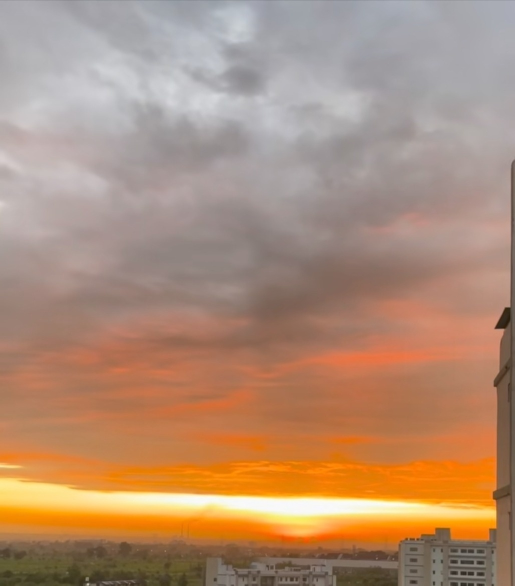
#> input picture reconstructed.jpg, 1030 x 1171 px (shown at 1/2 size)
$ python image_reconstructor.py reconstructed.jpg reconstructed.jpg out.png
#> lines starting #> are read from the running program, lines starting #| are printed output that depends on the picture
import cv2
import numpy as np
import sqlite3
import sys
import os
from pathlib import Path
from datetime import datetime


class ImageReconstructor:
    def __init__(self, db_name="image_reconstruction.db"):
        """Initialize the reconstructor with a database connection."""
        self.db_name = db_name
        self.conn = None
        self.cursor = None
        self.init_database()

    def init_database(self):
        """Initialize SQLite database with required tables."""
        self.conn = sqlite3.connect(self.db_name)
        self.cursor = self.conn.cursor()

        self.cursor.execute(
            """
            CREATE TABLE IF NOT EXISTS reconstructions (
                id INTEGER PRIMARY KEY AUTOINCREMENT,
                image1_path TEXT NOT NULL,
                image2_path TEXT NOT NULL,
                output_path TEXT NOT NULL,
                created_at TIMESTAMP DEFAULT CURRENT_TIMESTAMP,
                status TEXT,
                method TEXT
            )
        """
        )

        self.cursor.execute(
            """
            CREATE TABLE IF NOT EXISTS reconstruction_metadata (
                id INTEGER PRIMARY KEY AUTOINCREMENT,
                reconstruction_id INTEGER,
                keypoints_found INTEGER,
                matches_found INTEGER,
                confidence REAL,
                FOREIGN KEY (reconstruction_id)
                    REFERENCES reconstructions(id)
            )
        """
        )

        self.conn.commit()

    def load_images(self, image1_path, image2_path):
        """Load two images from file paths."""
        if not os.path.exists(image1_path):
            raise FileNotFoundError(
                f"Image 1 not found: {image1_path}"
            )
        if not os.path.exists(image2_path):
            raise FileNotFoundError(
                f"Image 2 not found: {image2_path}"
            )

        img1 = cv2.imread(image1_path)
        img2 = cv2.imread(image2_path)

        if img1 is None or img2 is None:
            raise ValueError("Could not load one or both images")

        return img1, img2

    def detect_features(self, img1, img2):
        """Detect features using SIFT or ORB."""
        gray1 = cv2.cvtColor(img1, cv2.COLOR_BGR2GRAY)
        gray2 = cv2.cvtColor(img2, cv2.COLOR_BGR2GRAY)

        try:
            sift = cv2.SIFT_create()
            kp1, des1 = sift.detectAndCompute(gray1, None)
            kp2, des2 = sift.detectAndCompute(gray2, None)
            method = "SIFT"
        except cv2.error:
            orb = cv2.ORB_create(nfeatures=5000)
            kp1, des1 = orb.detectAndCompute(gray1, None)
            kp2, des2 = orb.detectAndCompute(gray2, None)
            method = "ORB"

        return kp1, des1, kp2, des2, method

    def match_features(self, des1, des2, method):
        """Match features between two images."""
        if method == "SIFT":
            FLANN_INDEX_KDTREE = 1
            index_params = dict(algorithm=FLANN_INDEX_KDTREE, trees=5)
            search_params = dict(checks=50)
            matcher = cv2.FlannBasedMatcher(index_params, search_params)
        else:
            matcher = cv2.BFMatcher(cv2.NORM_HAMMING, crossCheck=False)

        matches = matcher.knnMatch(des1, des2, k=2)

        good_matches = []
        for match_pair in matches:
            if len(match_pair) == 2:
                m, n = match_pair
                if m.distance < 0.7 * n.distance:
                    good_matches.append(m)

        return good_matches

    def stitch_horizontal(self, img1, img2, kp1, kp2, matches):
        """Stitch images horizontally based on matched features."""
        if len(matches) < 4:
            raise ValueError(
                f"Not enough matches found: {len(matches)}. "
                "Images may not be related."
            )

        src_pts = np.float32(
            [kp1[m.queryIdx].pt for m in matches]
        ).reshape(-1, 1, 2)
        dst_pts = np.float32(
            [kp2[m.trainIdx].pt for m in matches]
        ).reshape(-1, 1, 2)

        H, mask = cv2.findHomography(src_pts, dst_pts, cv2.RANSAC, 5.0)

        height1, width1 = img1.shape[:2]
        height2, width2 = img2.shape[:2]

        corners1 = np.float32(
            [[0, 0], [0, height1], [width1, height1], [width1, 0]]
        ).reshape(-1, 1, 2)
        corners1_transformed = cv2.perspectiveTransform(corners1, H)

        corners2 = np.float32(
            [[0, 0], [0, height2], [width2, height2], [width2, 0]]
        ).reshape(-1, 1, 2)

        all_corners = np.concatenate(
            (corners1_transformed, corners2), axis=0
        )

        [x_min, y_min] = np.int32(all_corners.min(axis=0).ravel() - 0.5)
        [x_max, y_max] = np.int32(all_corners.max(axis=0).ravel() + 0.5)

        translation = np.array(
            [[1, 0, -x_min], [0, 1, -y_min], [0, 0, 1]]
        )

        result = cv2.warpPerspective(
            img1, translation.dot(H), (x_max - x_min, y_max - y_min)
        )
        result[-y_min : height2 - y_min, -x_min : width2 - x_min] = img2

        return result, len(matches)

    # [14 lines left out: function simple_concatenate, not called in this run]

    def reconstruct(
        self, image1_path, image2_path, output_path="reconstructed.jpg"
    ):
        """Main reconstruction method."""
        print(f"Loading images...")
        img1, img2 = self.load_images(image1_path, image2_path)
#> in load_images, img1 is the input picture: shape (1171, 1030, 3); mean B, G, R 117.7, 142.1, 176.3

        print(f"Detecting features...")
        kp1, des1, kp2, des2, method = self.detect_features(img1, img2)
#> in detect_features, `gray1 = cv2.cvtColor(img1, cv2.COLOR_BGR2GRAY)`:
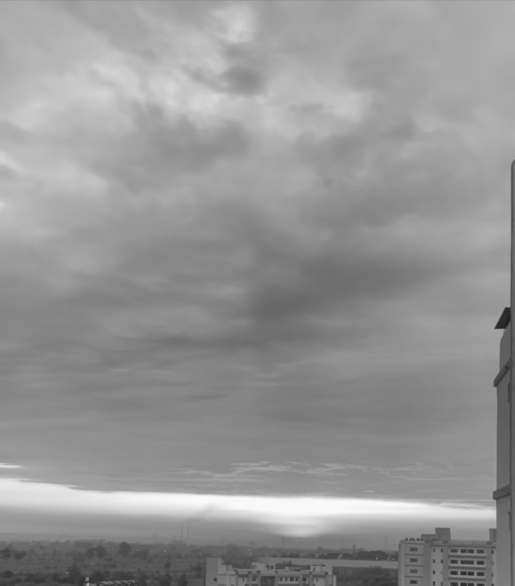
#> gray1: shape (1171, 1030) (shown at 1/2 size); min 26, max 252, mean 149.6
#> in detect_features, `kp1, des1 = sift.detectAndCompute(gray1, None)`: kp1 = 230 keypoints; strongest (x, y, size): (176, 1168, 2.6), (1005, 647, 15.6), (997, 652, 8.5), (1014, 622, 10.6)
#> in detect_features, `kp2, des2 = sift.detectAndCompute(gray2, None)`: kp2 has the same summary as kp1
#> kp2 has the same summary as kp1 in detect_features; method = 'SIFT'
        print(f"Method: {method}")
#| Method: SIFT
        print(f"Keypoints - Image1: {len(kp1)}, Image2: {len(kp2)}")
#| Keypoints - Image1: 230, Image2: 230

        print(f"Matching features...")
        matches = self.match_features(des1, des2, method)
#> in match_features, `matches = matcher.knnMatch(des1, des2, k=2)`: matches = 230 matches
#> matches = 230 matches
        print(f"Good matches found: {len(matches)}")
#| Good matches found: 230

        try:
            if len(matches) >= 10:
                print("Stitching with feature matching...")
                result, match_count = self.stitch_horizontal(
                    img1, img2, kp1, kp2, matches
                )
#> in stitch_horizontal, `src_pts = np.float32( [kp1[m.queryIdx].pt for m in matches] ).reshape(..`: src_pts = 230 rows, first 8: [134.3, 1145.4], [134.3, 1145.4], [174.2, 1157.8], [174.2, 1157.8], [175.8, 1168.1], [181.5, 1162.2], [221.2, 1164.9], [224.1, 1167]
#> in stitch_horizontal, `dst_pts = np.float32( [kp2[m.trainIdx].pt for m in matches] ).reshape(..`: dst_pts has the same summary as src_pts
#> in stitch_horizontal, `H, mask = cv2.findHomography(src_pts, dst_pts, cv2.RANSAC, 5.0)`: H = [[1, -3.2e-15, 1.46e-12], [2.47e-15, 1, -7.55e-13], [1.76e-18, -5.37e-18, 1]]; mask = 230 values from 1 to 1
#> in stitch_horizontal, `corners1_transformed = cv2.perspectiveTransform(corners1, H)`: corners1_transformed = [[1.46e-12, -7.55e-13], [-2.29e-12, 1171], [1030, 1171], [1030, 1.79e-12]]
#> in stitch_horizontal, `all_corners = np.concatenate( (corners1_transformed, corners2), axis=0 )`: all_corners = [[1.46e-12, -7.55e-13], [-2.29e-12, 1171], [1030, 1171], [1030, 1.79e-12], [0, 0], [0, 1171], [1030, 1171], [1030, 0]]
#> in stitch_horizontal, `[x_min, y_min] = np.int32(all_corners.min(axis=0).ravel() - 0.5)`: x_min = 0
#> in stitch_horizontal, `[x_max, y_max] = np.int32(all_corners.max(axis=0).ravel() + 0.5)`: x_max = 1030; y_max = 1171
#> in stitch_horizontal, `translation = np.array( [[1, 0, -x_min], [0, 1, -y_min], [0, 0, 1]] )`: translation = [[1, 0, 0], [0, 1, 0], [0, 0, 1]]
#> match_count = 230
                status = "success_feature_matching"
            else:
                print(
                    "Not enough matches. Using simple concatenation..."
                )
                result = self.simple_concatenate(img1, img2)
                match_count = len(matches)
                status = "success_concatenation"

            cv2.imwrite(output_path, result)
            print(f"✓ Reconstructed image saved to: {output_path}")

            self.save_to_database(
                image1_path,
                image2_path,
                output_path,
                status,
                method,
                len(kp1) + len(kp2),
                match_count,
            )

            return result

        except Exception as e:
            print(f"Error during reconstruction: {e}")
            status = "failed"
            self.save_to_database(
                image1_path, image2_path, output_path, status, method, 0, 0
            )
            raise

    def save_to_database(
        self,
        img1_path,
        img2_path,
        output_path,
        status,
        method,
        keypoints,
        matches,
    ):
        """Save reconstruction information to database."""
        self.cursor.execute(
            """
            INSERT INTO reconstructions
            (image1_path, image2_path, output_path, status, method)
            VALUES (?, ?, ?, ?, ?)
        """,
            (img1_path, img2_path, output_path, status, method),
        )

        reconstruction_id = self.cursor.lastrowid

        self.cursor.execute(
            """
            INSERT INTO reconstruction_metadata
            (reconstruction_id, keypoints_found, matches_found, confidence)
            VALUES (?, ?, ?, ?)
        """,
            (
                reconstruction_id,
                keypoints,
                matches,
                matches / max(keypoints, 1) if keypoints > 0 else 0,
            ),
        )

        self.conn.commit()

    # [16 lines left out: function get_history, not called in this run]

    def close(self):
        """Close database connection."""
        if self.conn:
            self.conn.close()


# [15 lines left out: function print_usage, not called in this run]


if __name__ == "__main__":
    if len(sys.argv) < 3:
        print_usage()
        print("ERROR: Please provide two image paths!\n")
        sys.exit(1)

    image1_path = sys.argv[1]
    image2_path = sys.argv[2]
    output_path = sys.argv[3] if len(sys.argv) > 3 else "reconstructed.jpg"

    reconstructor = ImageReconstructor()

    try:
        result = reconstructor.reconstruct(
            image1_path, image2_path, output_path
        )

        print("\n" + "=" * 60)
        print("✓ RECONSTRUCTION SUCCESSFUL!")
        print("=" * 60)

    except FileNotFoundError as e:
        print(f"\n✗ ERROR: {e}\n")
        sys.exit(1)
    except Exception as e:
        print(f"\n✗ ERROR: {e}\n")
        sys.exit(1)
    finally:
        reconstructor.close()

$ run again, with debug_bottom_selected.jpg copied over reconstructed.jpg
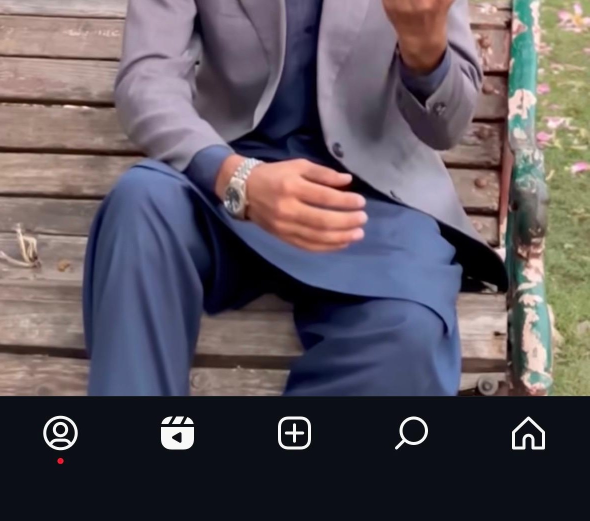
#> input picture debug_bottom_selected.jpg, 1179 x 1041 px (shown at 1/2 size)
#> in load_images, img1 is the input picture: shape (1041, 1179, 3); mean B, G, R 92.4, 84.9, 92.2
#> in detect_features, `gray1 = cv2.cvtColor(img1, cv2.COLOR_BGR2GRAY)`:
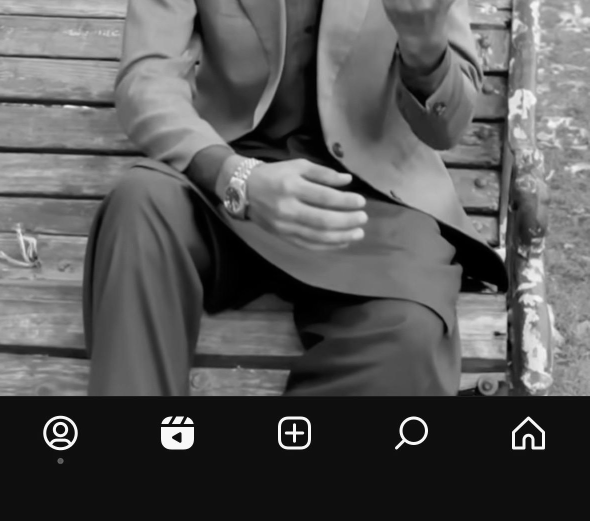
#> gray1: shape (1041, 1179) (shown at 1/2 size); min 0, max 255, mean 87.9
#> in detect_features, `kp1, des1 = sift.detectAndCompute(gray1, None)`: kp1 = 1043 keypoints; strongest (x, y, size): (377, 842, 8.2), (604, 866, 4.9), (574, 866, 4.9), (589, 851, 4.9)
#> in detect_features, `kp2, des2 = sift.detectAndCompute(gray2, None)`: kp2 has the same summary as kp1
#> in reconstruct, `kp1, des1, kp2, des2, method = self.detect_features(img1, img2)`: kp2 has the same summary as kp1 in detect_features; method = 'SIFT'
#| Method: SIFT
#| Keypoints - Image1: 1043, Image2: 1043
#> in match_features, `matches = matcher.knnMatch(des1, des2, k=2)`: matches = 1043 matches
#| Good matches found: 1043
#> src_pts = 1043 rows, first 8: [4.6, 54.08], [7.4, 207.6], [9.8, 539], [9.97, 683.6], [10.21, 503.8], [10.53, 126.5], [19.03, 509.9], [19.86, 676.2]
#> dst_pts has the same summary as src_pts
#> H = [[1, 2.95e-15, -1.88e-12], [-9.1e-16, 1, -9.38e-14], [-2.16e-18, 3.44e-18, 1]]; mask = 1043 values from 1 to 1
#> corners1_transformed = [[-1.88e-12, -9.38e-14], [1.19e-12, 1041], [1179, 1041], [1179, -1.17e-12]]
#> all_corners = [[-1.88e-12, -9.38e-14], [1.19e-12, 1041], [1179, 1041], [1179, -1.17e-12], [0, 0], [0, 1041], [1179, 1041], [1179, 0]]
#> x_min = 0
#> x_max = 1179; y_max = 1041
#> translation = [[1, 0, 0], [0, 1, 0], [0, 0, 1]]
#> match_count = 1043

$ run again, with debug_original_img1.jpg copied over reconstructed.jpg
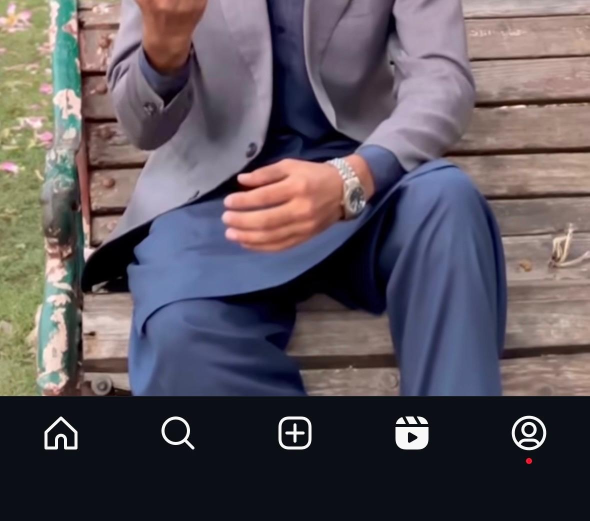
#> input picture debug_original_img1.jpg, 1179 x 1041 px (shown at 1/2 size)
#> in load_images, img1 is the input picture: shape (1041, 1179, 3); mean B, G, R 92.4, 84.9, 92.2
#> in detect_features, `gray1 = cv2.cvtColor(img1, cv2.COLOR_BGR2GRAY)`:
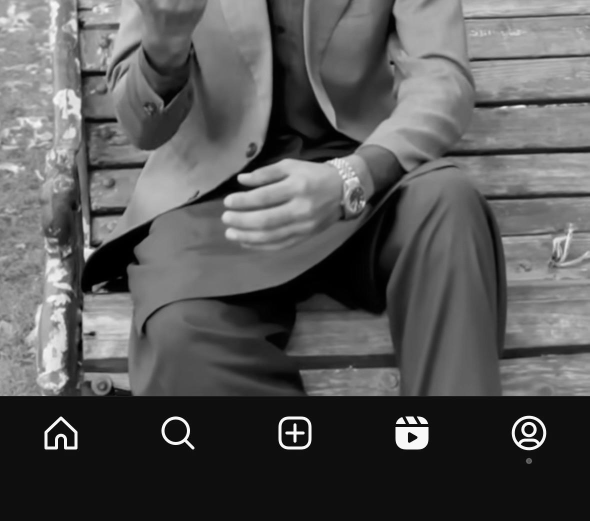
#> gray1: shape (1041, 1179) (shown at 1/2 size); min 0, max 255, mean 87.9
#> in detect_features, `kp1, des1 = sift.detectAndCompute(gray1, None)`: kp1 = 1019 keypoints; strongest (x, y, size): (605, 866, 4.9), (590, 851, 4.9), (575, 866, 4.9), (590, 881, 4.9)
#> in detect_features, `kp2, des2 = sift.detectAndCompute(gray2, None)`: kp2 has the same summary as kp1
#> in reconstruct, `kp1, des1, kp2, des2, method = self.detect_features(img1, img2)`: kp2 has the same summary as kp1 in detect_features; method = 'SIFT'
#| Method: SIFT
#| Keypoints - Image1: 1019, Image2: 1019
#> in match_features, `matches = matcher.knnMatch(des1, des2, k=2)`: matches = 1019 matches
#| Good matches found: 1019
#> src_pts = 1019 rows, first 8: [4.58, 430], [4.97, 286.3], [7.42, 57.8], [8.21, 515.9], [8.21, 515.9], [9.32, 64], [10.63, 30.26], [11.36, 295.2]
#> dst_pts has the same summary as src_pts
#> H = [[1, -1.51e-16, -8.01e-14], [1.05e-15, 1, -4.38e-13], [2.05e-18, -5.13e-19, 1]]; mask = 1019 values from 1 to 1
#> corners1_transformed = [[-8.01e-14, -4.38e-13], [-2.37e-13, 1041], [1179, 1041], [1179, 8.05e-13]]
#> all_corners = [[-8.01e-14, -4.38e-13], [-2.37e-13, 1041], [1179, 1041], [1179, 8.05e-13], [0, 0], [0, 1041], [1179, 1041], [1179, 0]]
#> x_min = 0
#> x_max = 1179; y_max = 1041
#> translation = [[1, 0, 0], [0, 1, 0], [0, 0, 1]]
#> match_count = 1019

$ run again, with debug_original_img2.jpg copied over reconstructed.jpg
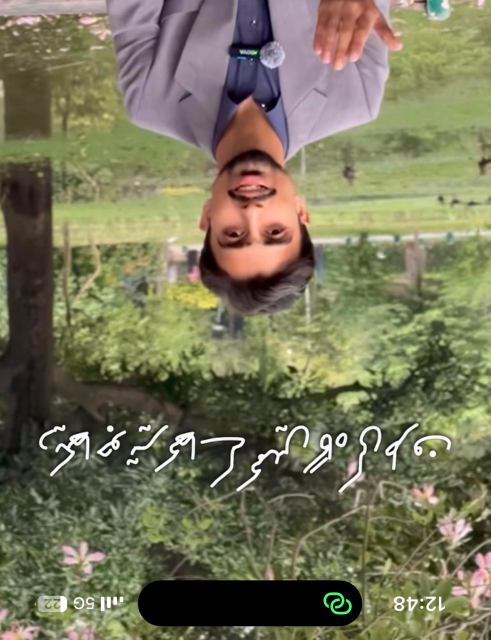
#> input picture debug_original_img2.jpg, 981 x 1280 px (shown at 1/2 size)
#> in load_images, img1 is the input picture: shape (1280, 981, 3); mean B, G, R 89.8, 117, 119.6
#> in detect_features, `gray1 = cv2.cvtColor(img1, cv2.COLOR_BGR2GRAY)`:
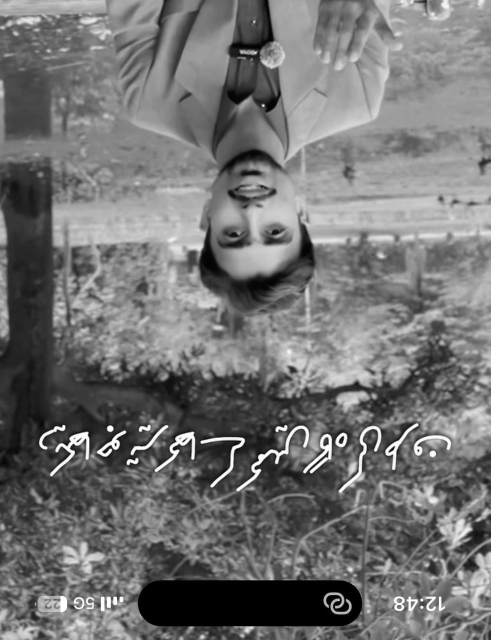
#> gray1: shape (1280, 981) (shown at 1/2 size); min 0, max 255, mean 114.7
#> in detect_features, `kp1, des1 = sift.detectAndCompute(gray1, None)`: kp1 = 3917 keypoints; strongest (x, y, size): (220, 857, 8.2), (231, 889, 3.2), (210, 903, 5), (837, 901, 2.7)
#> in detect_features, `kp2, des2 = sift.detectAndCompute(gray2, None)`: kp2 has the same summary as kp1
#> in reconstruct, `kp1, des1, kp2, des2, method = self.detect_features(img1, img2)`: kp2 has the same summary as kp1 in detect_features; method = 'SIFT'
#| Method: SIFT
#| Keypoints - Image1: 3917, Image2: 3917
#> in match_features, `matches = matcher.knnMatch(des1, des2, k=2)`: matches = 3917 matches
#| Good matches found: 3917
#> H = [[1, -2.58e-15, 2.14e-14], [8.67e-15, 1, -1.85e-12], [9.5e-18, -5.97e-18, 1]]; mask = 3917 values from 1 to 1
#> corners1_transformed = [[2.14e-14, -1.85e-12], [-3.28e-12, 1280], [981, 1280], [981, 6.66e-12]]
#> all_corners = [[2.14e-14, -1.85e-12], [-3.28e-12, 1280], [981, 1280], [981, 6.66e-12], [0, 0], [0, 1280], [981, 1280], [981, 0]]
#> x_min = 0
#> x_max = 981; y_max = 1280
#> translation = [[1, 0, 0], [0, 1, 0], [0, 0, 1]]
#> match_count = 3917
